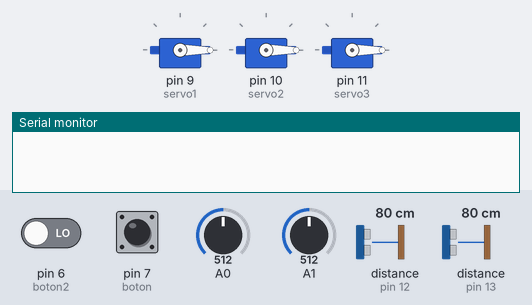
Bench run of a sketch on a simulated Arduino Uno, built with avr-gcc and run on an emulated ATmega328P. Parts: 3 × servo, the last lines printed to the serial monitor. Inputs (shaded band) come from the test bench; at power-on: pin 7 (boton) LOW, pin 6 (boton2) LOW, distance to the obstacle (sensors on pin 13, pin 12) 80 cm, A0 = 512, A1 = 512. The echo pulse lasts 58.3 µs per cm.

Above: at 1.2 s.
1.3 s: pin 7 (boton) pulled HIGH for 0.15 s
At 1.6 s:
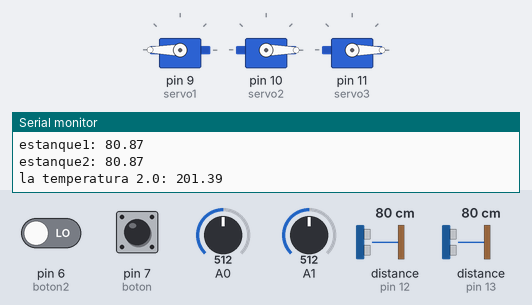
2.9 s: pin 6 (boton2) driven HIGH and pin 7 (boton) driven HIGH
At 4.0 s:
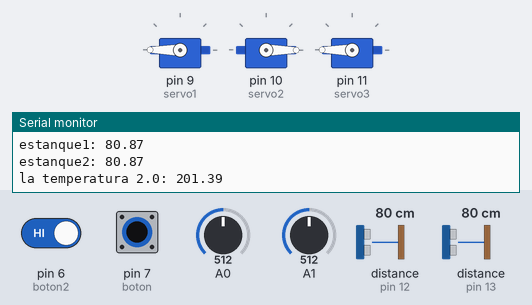
4.4 s: pin 6 (boton2) driven LOW
At 4.7 s:
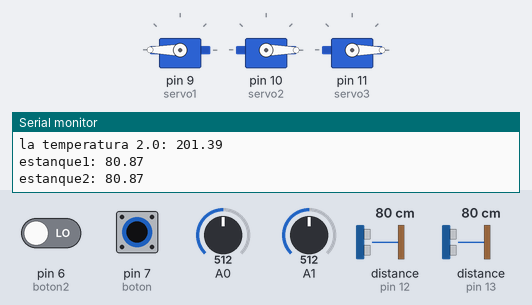
5.9 s: distance to the obstacle (sensor on pin 13) set to 32 cm
7.4 s: distance to the obstacle (sensor on pin 13) set to 26 cm
At 8.4 s:
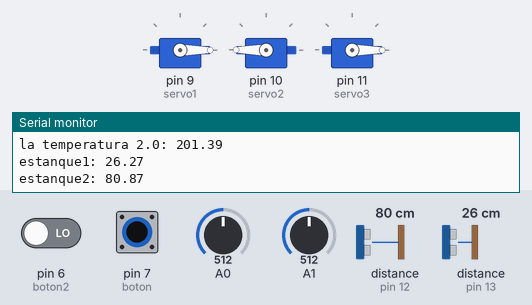
9.0 s: distance to the obstacle (sensor on pin 12) set to 32 cm
10.5 s: distance to the obstacle (sensor on pin 12) set to 27 cm
At 11.9 s:
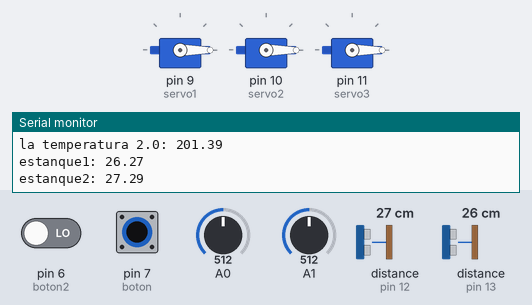
Timing chart, 0 to 13.5 s (numbered marks = the images above; inputs shaded):
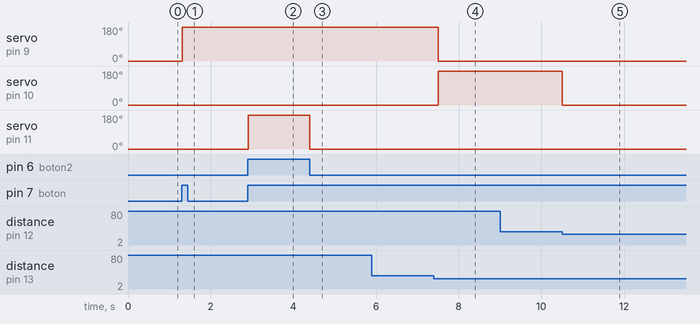

Measured:
- the behaviour switches between 30 and 29 cm on distance to the obstacle (sensor on pin 13) (found by bisection; images 3 and 4)
- the behaviour switches between 30 and 29 cm on distance to the obstacle (sensor on pin 12) (found by bisection; images 4 and 5)
- after the input at 1.3 s, servo on pin 9 (servo1): 0° → 180° at once
- after the input at 2.9 s, servo on pin 11 (servo3): 0° → 180° at once
- after the input at 4.4 s, servo on pin 11 (servo3): 180° → 0° at once
- after the input at 7.4 s, servo on pin 9 (servo1): 180° → 0° after 0.10 s; servo on pin 10 (servo2): 0° → 180° after 0.10 s
- after the input at 9.0 s, every drawn part: stays the same
- after the input at 10.5 s, servo on pin 10 (servo2): 180° → 0° at once

The sketch:

estanque.ino
```cpp
#include <Servo.h> //librería para servo motor

// Grados de apertura para las válvulas
int abrir = 180;
int cerrar = 0;

//INICIO BLOQUE DE CONEXION

int rojo1=2;
int azul1=3;
int rojo2=4;
int azul2=5;
int boton2=6;  // para vaciar estanque 2
int boton=7;   // para iniciar el sistema
int motor=8;
int servo1=9;  // simula valvula 1
int servo2=10; // simula valvula 2
int servo3=11; // simula valvula 3
int flota1=13; // simula flotador en el estanque 1
int flota2=12; // simula flotador en el estanque 2

// FIN BLOQUE DE CONEXION
Servo valv1;  //se define a la valvula 1 como variable servo
Servo valv2;  //se define a la valvula 2 como variable servo
Servo valv3;  //se define a la valvula 3 como variable servo
float adc1, temp1, mV1; //se declaran variables para los sensores de temperatura estanque 1
float adc2, temp2, mV2; //se declaran variables para los sensores de temperatura estanque 2

long readUltrasonicDistance(int triggerPin, int echoPin) // función que permite lectura de los sensores de proximidad.
{
  pinMode(triggerPin, OUTPUT);  // Inicializar LOW para limpiar trigger por 2 microsegundos
  digitalWrite(triggerPin, LOW);
  delayMicroseconds(2);
  // Inicializar trigger en HIGH por 8 microsegundos para comenzar
  digitalWrite(triggerPin, HIGH);
  delayMicroseconds(8);
  digitalWrite(triggerPin, LOW);
  pinMode(echoPin, INPUT);
  // lectura de pin echo con el retorno de la señal
  return pulseIn(echoPin, HIGH);
}


void setup() {

    Serial.begin(9600);
    pinMode(motor, LOW);         // Condición inicial del motor (apagado)
    valv1.attach(servo1);        // Asignación de pin para la válvula 1
    valv2.attach(servo2);        // Asignación de pin para la válvula 2
    valv3.attach(servo3);        // Asignación de pin para la válvula 3
    valv1.write(cerrar);
  	valv2.write(cerrar);
    valv3.write(cerrar);
  	pinMode(azul1, LOW);
    pinMode(rojo1, LOW);
    pinMode(azul2, LOW);
    pinMode(rojo2, LOW);

}

void loop() {
  //MEDICIÓN DE FLOTADORES
  if (digitalRead(boton)==true){
  float estanque1 = 0.01734 * readUltrasonicDistance(flota1, flota1); // se calibra lectura de distancia y se asigna a estanque 1
  Serial.print("estanque1: ");
  Serial.println(estanque1);    // se imprime el valor de la distancia en estanque 1
  float estanque2 = 0.01734 * readUltrasonicDistance(flota2, flota2); // se calibra lectura de distancia y se asigna a estanque 1
  Serial.print("estanque2: ");
  Serial.println(estanque2);    // se imprime el valor de la distancia en estanque
  //FIN MEDICIÓN DE FLOTADORES

  //ESTANQUE 1
  if (estanque1>30)             // Condición de llenado para estanque 1,
  {
    digitalWrite(azul1, HIGH);   // Enciende luz1 azul para indicar que se está llenando
    valv1.write(abrir);         // Se abre la válvula 1 para ingreso de líquido
    valv2.write(cerrar);        // se cierra la válvula 2 para llenar estanque 1
  }
  if(estanque1<=30)                          // Estanque capacidad máxima
  //FIN DE LLENADO DE ESTANQUE 1
  {
    valv1.write(cerrar);        // se cierra la válvula 1
    adc1 = analogRead(A0);    // Se lee señal analogica 0-1023 (cambias A0)
    mV1= (adc1*5)/1024;       // Conversión de valor digital a mV
    temp1 = ((mV1 * 100)-50.541)/0.9904;
    while(temp1<=40){           // Ciclo while para precalentado del contenido del estanque 1
      digitalWrite(azul1, LOW);
      digitalWrite(rojo1, HIGH);  // Luz roja1 indica que el estaque 1 se llenó
      digitalWrite(motor,HIGH);   // Gira motor para revolver contenido estanque 1

      adc1 = analogRead(A0);    // Se lee señal analogica 0-1023 (cambias A0)
      mV1= (adc1*5)/1024;       // Conversión de valor digital a mV
      temp1 = ((mV1 * 100)-50.541)/0.9904; //Calibración de sensor de temperatura. Convertimos los mV a temp
      Serial.print("la temperatura es: ");
      Serial.println(temp1);    // Se imprime valor de temperatura de temperatura
      delay(30);
    }
    digitalWrite(rojo1, LOW);
    digitalWrite(motor, LOW);    // se para el motor cuando se alcanza la temperatura de pre calentado
  }

    //SE LLENA ESTANQUE 2
        while(estanque2>30 && temp1>=40) // condición de llenado de estanque 2
    {
     digitalWrite(azul2, HIGH);  //Enciende luz azul2 para indicar que el estanque 2 se está llenando
     valv2.write(abrir);
     estanque2 = 0.01734 * readUltrasonicDistance(flota2, flota2); // se abre válvula 2 (ingresa fluido a estanque 2)
    }
    if(estanque2<=30)                        // si no se cumple la condición anterior, seguirá cerrada la válvula 2
    //ESTANQUE 2 LLENO
    {
      digitalWrite(azul2, LOW);
      digitalWrite(rojo2, HIGH);  // Luz roja2 indica que el estanque 2 se llenó
      valv2.write(cerrar);

    }
  adc2 = analogRead(A1);        // Se lee señal analogica 0-1023 (cambias A1)
  mV2= (adc2*5)/1024;           // Se convierte valor digital a mV
  temp2 = ((mV2 * 100)-50.541)/0.9904;    //Calibración de sensor de temperatura. Convertimos los mV a temp
  Serial.print("la temperatura 2.0: ");
  Serial.println(temp2);        // Se imprime valor de la temperatura del estanque 2

  if(temp2 < 80 )                // Si la temperatura es menor a 80 se cierra la valvula 3
  {
    valv3.write(cerrar);
  }
  while(temp2 >=80 && digitalRead(boton2)==true )              //si la temperatura es mayor o igual a 80 se abre la valvula 3
  //ESTANQUE 2 VACIANDOSE
  {
    digitalWrite(rojo2, LOW);
    valv3.write(abrir);
  }
  valv3.write(cerrar);
  }
}
```
